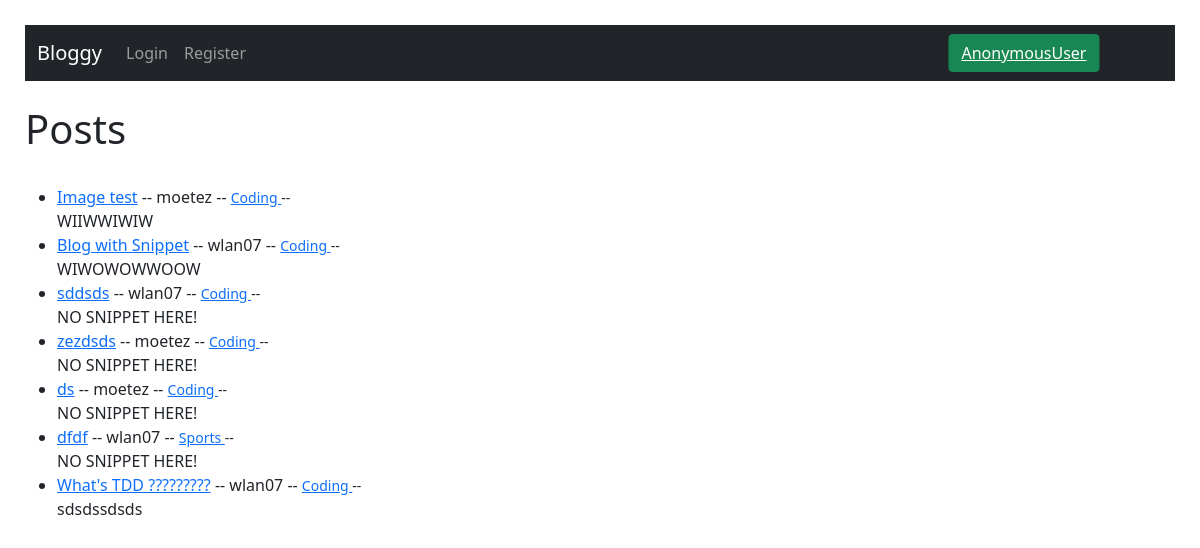
Before: / with the older database file.
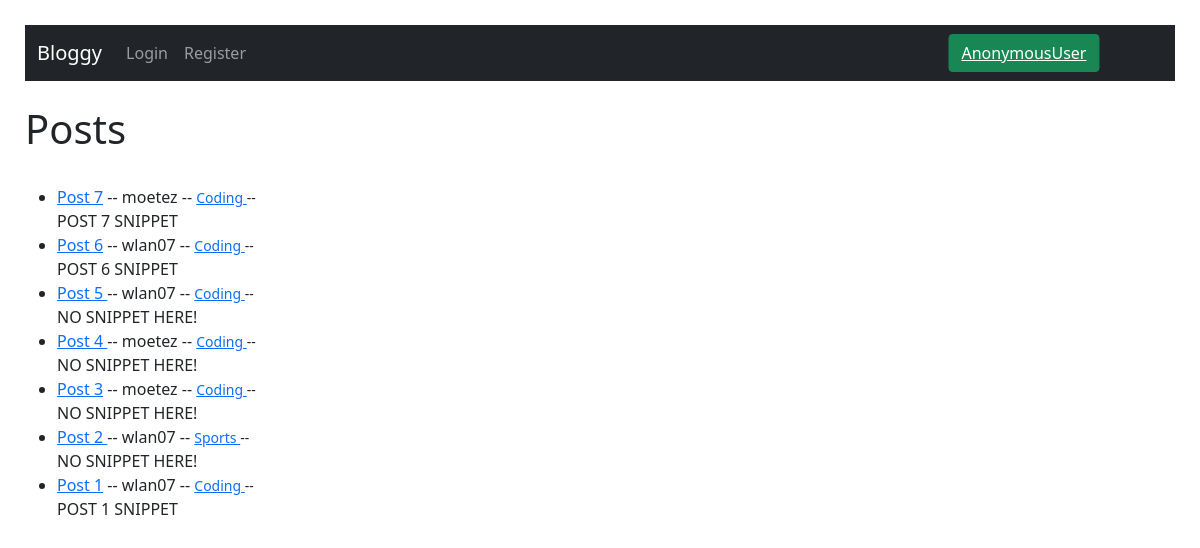
After: the same page with the newer database file.
### myblogapp/models.py (models this page shows, shortened)
class Post(models.Model):
    title = models.CharField(max_length=200)
    header_image = models.ImageField(
        null=True, blank=True, upload_to="images/")
    author = models.ForeignKey(User, on_delete=models.CASCADE)
    body = RichTextField(blank=True, null=True)
    category = models.ForeignKey(
        Category, default=get_default_category, on_delete=models.CASCADE)
    snippet = models.CharField(max_length=200, default="NO SNIPPET HERE!")
    likes = models.ManyToManyField(User, related_name="blog_likes")

class Category(models.Model):
    name = models.CharField(max_length=200)
    def __str__(self) -> str:
        return self.name

### myblogapp/views.py (the view)
# urls.py: path('', HomeView.as_view(), name="home"),
class HomeView(ListView):
    model = Post
    template_name = 'myblogapp/home.html'
    context_object_name = 'lastest_posts_list'
    ordering = ['-id']
    def get_context_data(self, **kwargs):
        context = super().get_context_data(**kwargs)
        context['cat_menu'] = Category.objects.all()
        return context

### myblogapp/templates/myblogapp/home.html (shortened to what this page needs)
{% include 'myblogapp/base.html'%}
{%block content%}
<h1>Posts</h1>
{% if lastest_posts_list %}
<ul>
    {% for post in lastest_posts_list %}
    <li> <a href="{% url 'detail-post' post.pk %}">{{post.title}}</a> -- {{post.author}} --
        <small><a href="{% url 'filter' post.category|slugify %}"> {{post.category}} </a> --</small>
        <br>
        {{post.snippet}}
    </li>
    {% endfor %}
</ul>
{%else%}
<p>NO POSTS HERE !</p>
{% endif %}
{% endblock %}

### myblogapp/templates/myblogapp/base.html (shortened to what this page needs)
<!doctype html>
<html lang="en">
<head>
    <link href="https://cdn.jsdelivr.net/npm/bootstrap@5.1.3/dist/css/bootstrap.min.css" rel="stylesheet"
>
</head>
<body style="padding: 25px;">
    <nav class="navbar navbar-expand-lg navbar-dark bg-dark">
        <div class="container-fluid">
            <a class="navbar-brand" href="{% url 'home' %}">Bloggy</a>
            <div class="collapse navbar-collapse" id="navbarSupportedContent">
                <ul class="navbar-nav me-auto mb-2 mb-lg-0">
                    {% if user.is_authenticated %}
                    {% if cat_menu %}
                    <li class="nav-item dropdown">
                        <a class="nav-link dropdown-toggle" href="#" id="navbarDropdown" role="button"
                            data-bs-toggle="dropdown" aria-expanded="false">
                            Categories
                        </a>
                        <ul class="dropdown-menu" aria-labelledby="navbarDropdown">
                            {% for cat in cat_menu %}
                            <li><a class="dropdown-item" href="{% url 'filter' cat|slugify %}">{{cat}}</a></li>
                            {% endfor %}
                        </ul>
                    </li>
                    {%endif%}
                    <li class="nav-item">
                        <a class="nav-link" href="{% url 'add-post' %}">Add Post</a>
                    </li>
                    <li class="nav-item">
                        <a class="nav-link" href="{% url 'add-category' %}">Add Category</a>
                    </li>
                    <li class="nav-item">
                        <a class="nav-link" href="{% url 'edit-user' %}">Edit User</a>
                    </li>
                    {% if not user.profile%}
                    <li class="nav-item">
                        <a class="nav-link" href="{% url 'create-profile' %}">Create Profile</a>
                    </li>
                    {%else%}
                    <li class="nav-item">
                        <a class="nav-link" href="{% url 'edit-profile' %}">Edit Profile</a>
                    </li>
                    {%endif%}
                    <li class="nav-item">
                        <a class="nav-link" href="{% url 'edit-password' %}">Edit Password</a>
                    </li>
                    <li class="nav-item">
                        <a class="nav-link" href="{% url 'logout' %}">Logout</a>
                    </li>
                    {%else%}
                    <li class="nav-item">
                        <a class="nav-link" href="{% url 'login' %}">Login</a>
                    </li>
                    <li class="nav-item">
                        <a class="nav-link" href="{% url 'register' %}">Register</a>
                    </li>
                    {%endif%}
                    <li class="nav-item position-absolute top-50 end-0 translate-middle">
                        <button type="button" class="btn btn-success">
                            <a href="{% url 'profile-view' %}" style="color: white;">{{user}}</a>
                        </button>
                    </li>
                </ul>
            </div>
        </div>
    </nav>
    <br>
</body>
</html>

Changed rows visible on the page:
changed Post: title "Image test" → "Post 7"; snippet "WIIWWIWIW" → "POST 7 SNIPPET"
changed Post: title "Blog with Snippet" → "Post 6"; snippet "WIWOWOWWOOW" → "POST 6 SNIPPET"
changed Post: title "sddsds" → "Post 5"
changed Post: title "zezdsds" → "Post 4"
changed Post: title "ds" → "Post 3"
changed Post "Sports": title "dfdf" → "Post 2"
changed Post: title "What's TDD ?????????" → "Post 1"; snippet "sdsdssdsds" → "POST 1 SNIPPET"
